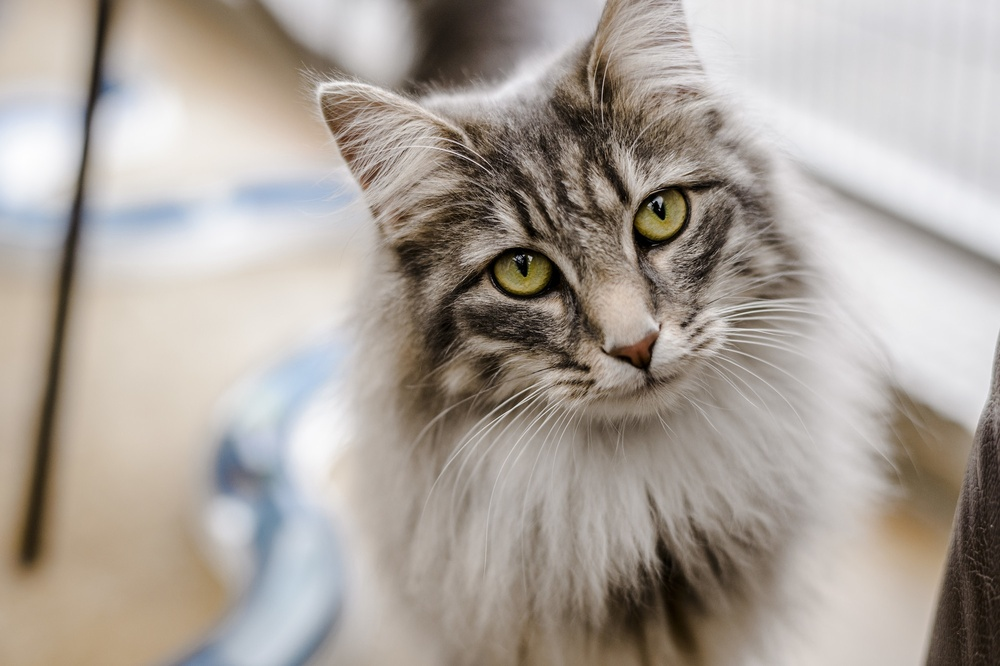
#> input picture cat.jpg, 1000 x 666 px, shrunk from 2000 x 1331 before the run
$ python color_hist.py --image cat.jpg
#> lines starting #> are read from the running program, lines starting #| are printed output that depends on the picture
from matplotlib import pyplot as plt
import argparse

import cv2

ap=argparse.ArgumentParser()
ap.add_argument('-i','--image',required=True,
                help="Path")
args=vars(ap.parse_args())

image=cv2.imread(args['image'])
#> image is the input picture: shape (666, 1000, 3); mean B, G, R 154.5, 162.2, 170.3
channels=cv2.split(image)
colors=('b','g','r')
plt.figure()
plt.title("Grayscale Hist")
for (channel,color) in zip(channels,colors):

    hist=cv2.calcHist([channel],[0],None,[256],[0,256])

    plt.plot(hist,color=color)
    plt.xlim([0, 256])
#> this loop made 3 passes
#> color on passes 1 to 3: 'b', 'g', 'r'


plt.show()
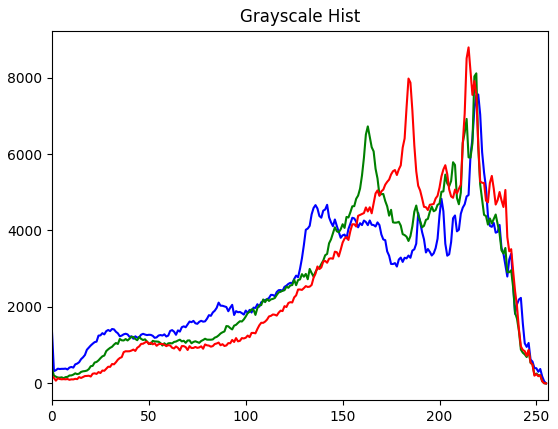
#> figure drawn by matplotlib, 1 panel; curve peaks at x = 220, y = 7558; curve peaks at x = 219, y = 8111; curve peaks at x = 215, y = 8790
#> (the run stopped early here; a loop or call above may not have finished)

$ run again, on sadbeagle.png
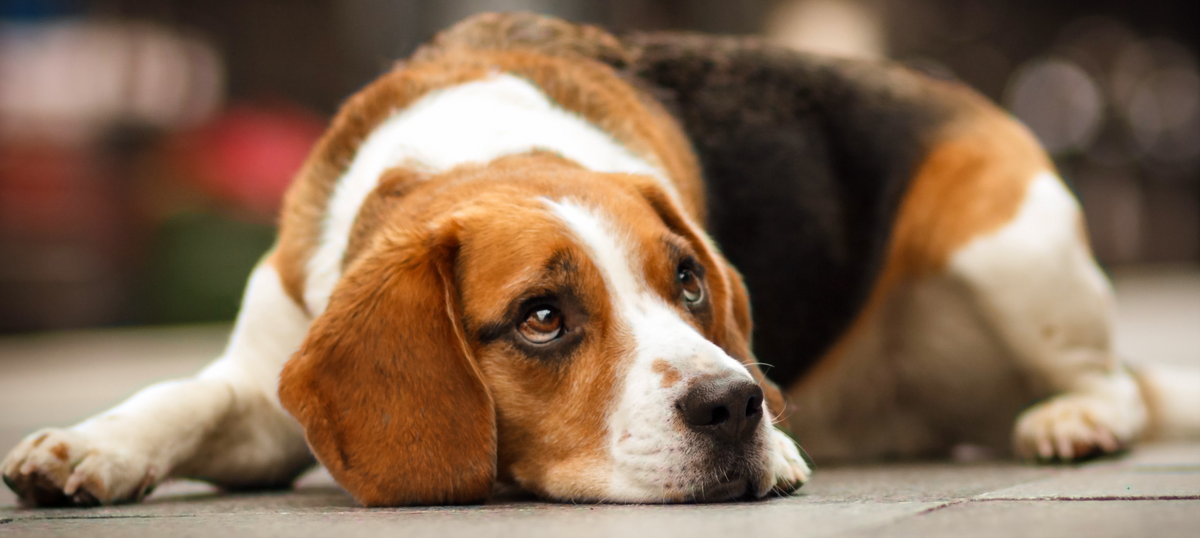
#> input picture sadbeagle.png, 1200 x 538 px
#> image is the input picture: shape (538, 1200, 3); mean B, G, R 85, 107.5, 134.4
#> the loop `for (channel,color) in zip(channels,colors): ` made 3 passes
#> color on passes 1 to 3: 'b', 'g', 'r'
#> `plt.show()`:
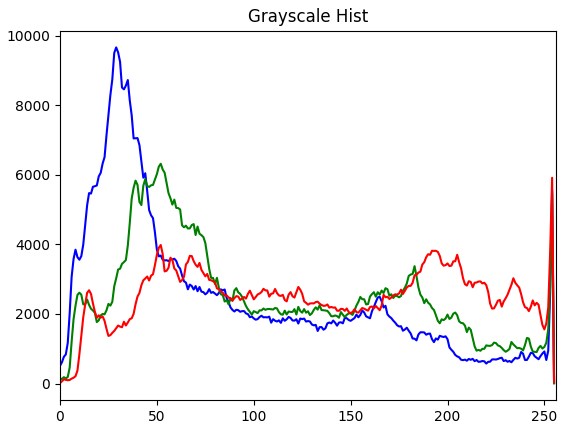
#> figure drawn by matplotlib, 1 panel; curve peaks at x = 29, y = 9660; curve peaks at x = 52, y = 6316; curve peaks at x = 254, y = 5913
